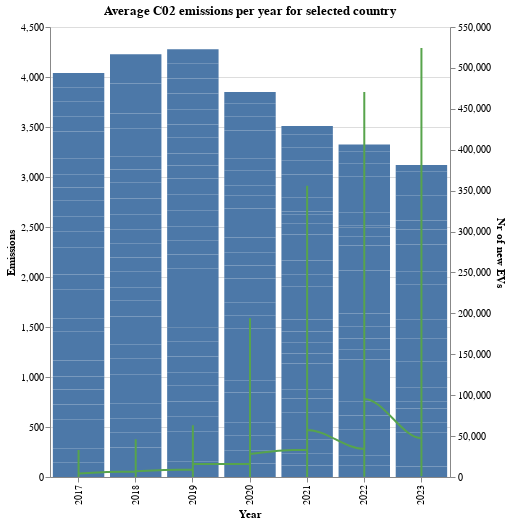

Notebook code cell kept with this figure:
### Code cell
# Chart with non-imputed data for 2017 - and up
if chart_option == '2017 and up':
    base2 = alt.Chart(df_17_up).encode(
        alt.X('Year:O').title('Year'))

    bar_chart3 = base2.mark_bar().encode(
        alt.Y('Emissions:Q').title('Emissions'),
        tooltip=['Year', 'Emissions']
    ).add_params(
        selection
    ).transform_filter(
        selection
    ).properties(
        title=(f'Average C02 emissions per km from new passenger cars for selected country'),
        width=400,
        height=450
    )    

    line_chart2 = base2.mark_line(stroke='#57A44C', interpolate='monotone').encode(
        alt.Y('Nr_of_new_EVs').title('Nr of new EVs'),
        tooltip=['Year', 'Nr_of_new_EVs']
    ).add_params(
        selection
    ).transform_filter(
        selection
    ).properties(
        width=400,
        height=450
    )    
        
    full_chart2 = alt.layer(bar_chart3, line_chart2).resolve_scale(
        y='independent'
    )
        
    full_chart2

### Figure 1 — Vega-Lite specification as saved in the notebook (floating-point values rounded to 4 significant figures; data arrays with more than 128 entries replaced by an {"elided": "..."} marker saying what was removed)
{"config": {"view": {"continuousWidth": 300, "continuousHeight": 300}}, "layer": [{"mark": {"type": "bar"}, "encoding": {"tooltip": [{"field": "Year", "type": "quantitative"}, {"field": "Emissions", "type": "quantitative"}], "x": {"field": "Year", "title": "Year", "type": "ordinal"}, "y": {"field": "Emissions", "title": "Emissions", "type": "quantitative"}}, "name": "view_11", "title": "Average C02 emissions per year for selected country", "transform": [{"filter": {"param": "param_13"}}]}, {"mark": {"type": "line", "interpolate": "monotone", "stroke": "#57A44C"}, "encoding": {"tooltip": [{"field": "Year", "type": "quantitative"}, {"field": "Nr_of_new_EVs", "type": "quantitative"}], "x": {"field": "Year", "title": "Year", "type": "ordinal"}, "y": {"field": "Nr_of_new_EVs", "title": "Nr of new EVs", "type": "quantitative"}}, "title": "Nr of new EVs per year for selected country", "transform": [{"filter": {"param": "param_13"}}]}], "data": {"name": "data-f09400b9a99a76b77bceae4bb0dd010e"}, "height": 450, "params": [{"name": "param_13", "select": {"type": "point", "fields": ["Country"]}, "bind": {"input": "select", "options": ["Austria", "Belgium", "Bulgaria", "Croatia", "Cyprus", "Czechia", "Denmark", "Estonia", "European Union - 27 countries (from 2020)", "Finland", "France", "Germany", "Greece", "Hungary", "Iceland", "Ireland", "Italy", "Latvia", "Lithuania", "Luxembourg", "Malta", "Netherlands", "Norway", "Poland", "Portugal", "Romania", "Slovakia", "Slovenia", "Spain", "Sweden"], "name": "Country "}, "views": ["view_11"]}], "resolve": {"scale": {"y": "independent"}}, "width": 400, "$schema": "https://vega.github.io/schema/vega-lite/v5.20.1.json", "datasets": {"data-f09400b9a99a76b77bceae4bb0dd010e": {"elided": "210 records"}}}
